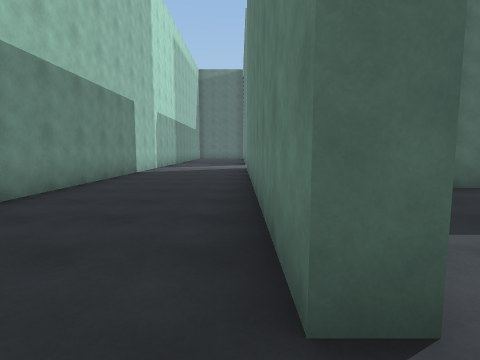
[1] (above)

23 first-person views from a walk through a Unity game level. The camera is 1.4 m above the floor, tilts 6° down and sees 80° across. The floor is counted in squares, 2 m on a side. Each view is taken from the middle of a square. On the plan, view 1 faces up. The plan holds only what a view shows up to about 10 squares ahead; the rest is blank. The place goes on beyond the plan. The player is left out. Surface patterns are stand-ins for the level's own textures.

[2]
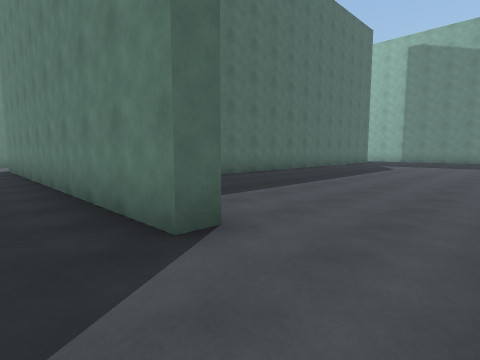

[3]
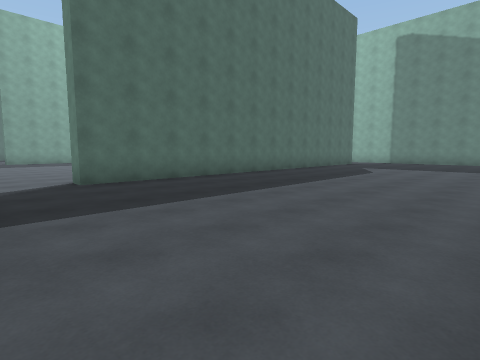

[4]
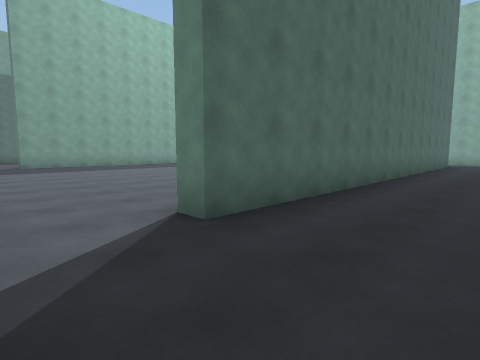

[5]
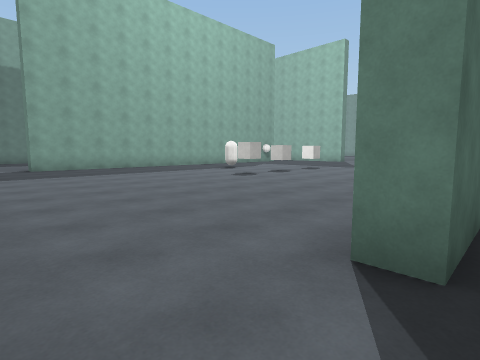

[6]
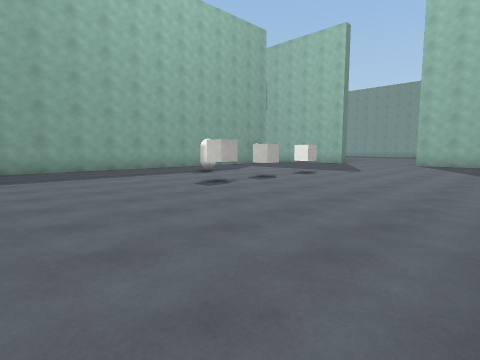

[7]
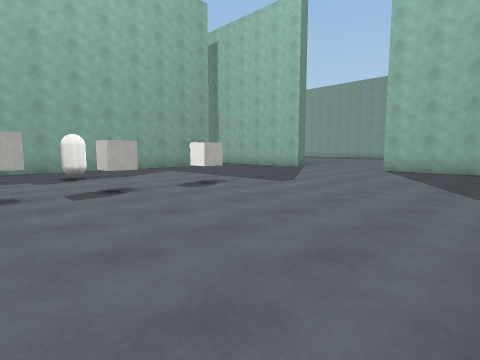

[8]
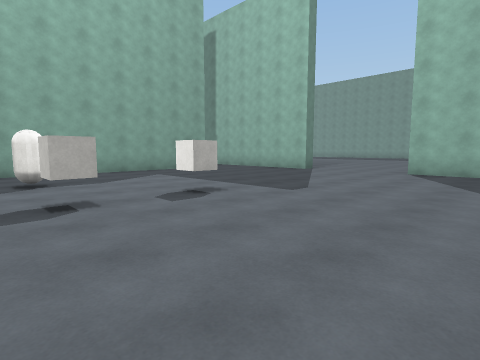

[9]
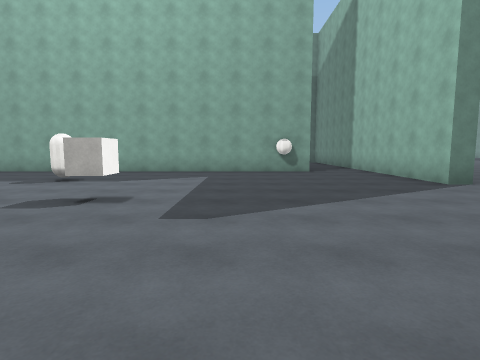

[10]
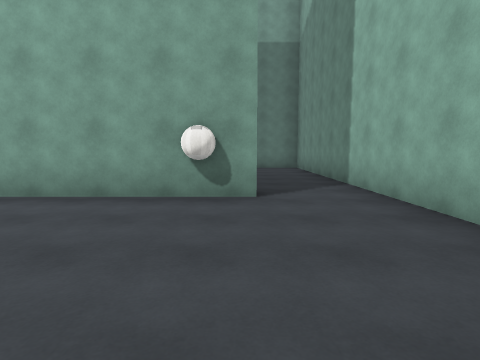

[11]
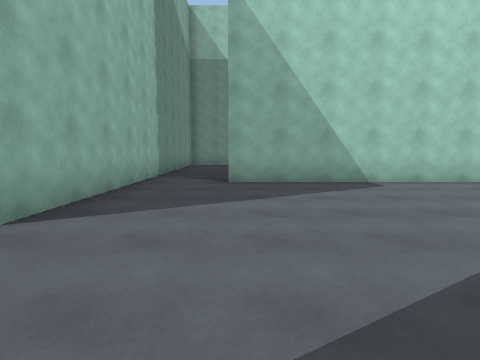

[12]
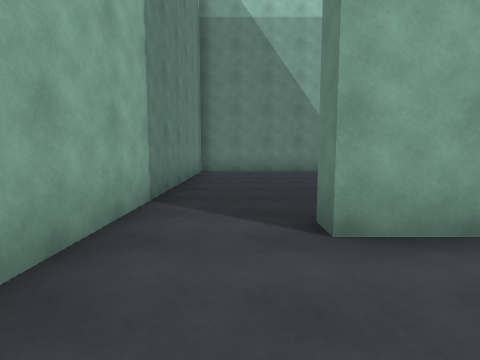

[13]
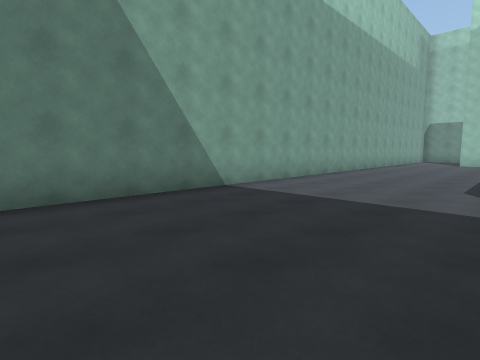

[14]
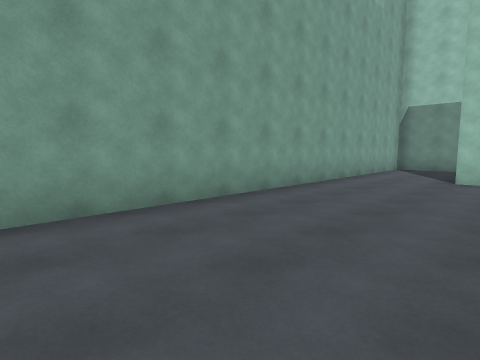

[15]
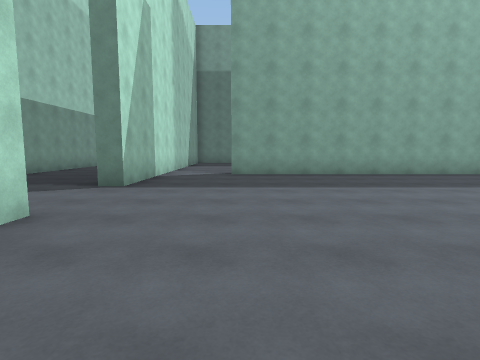

[16]
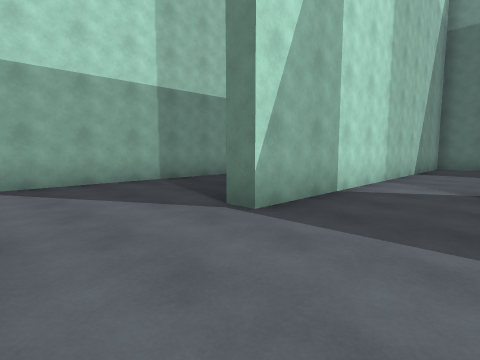

[17]
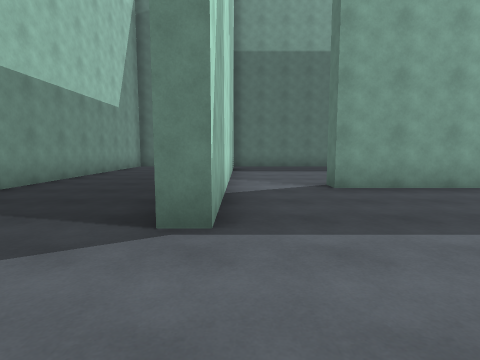

[18]
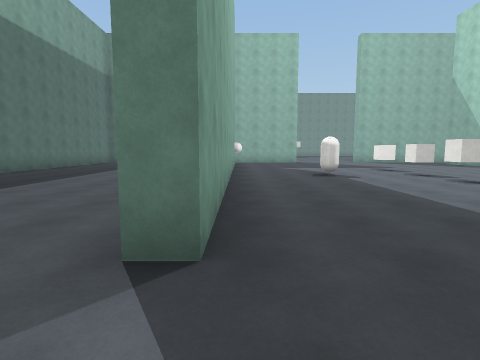

[19]
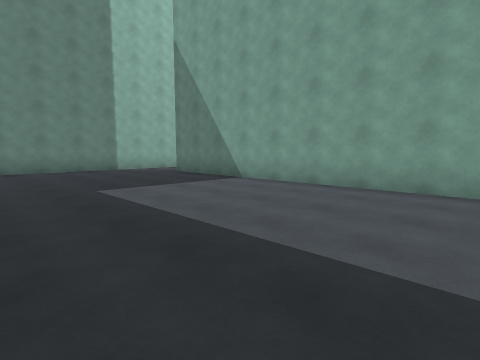

[20]
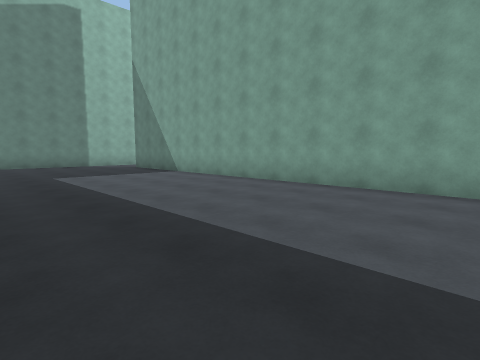

[21]
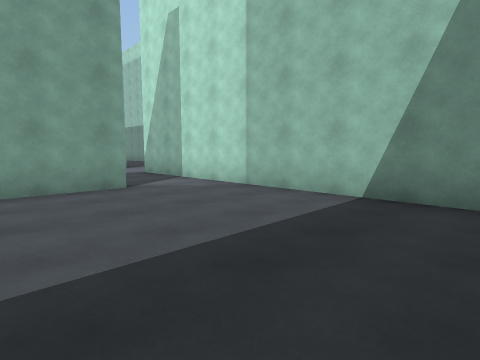

[22]
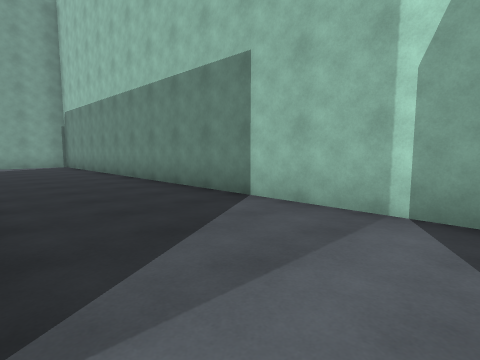

[23]
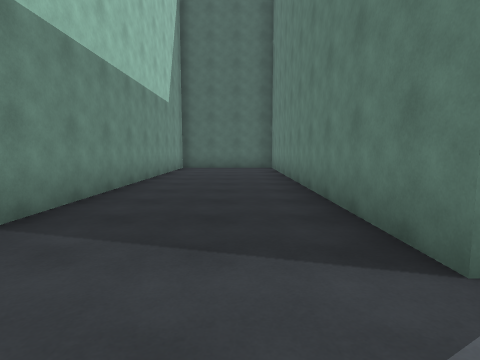

### Floor plan
Points are (right, up) in squares from view 1. A wall is a line through its corners. A room is listed if a view was taken in it or the views show most of it. See-through windows are left out.
Room 1 (views 1, 3, 4, 5, 13, 14)
walls: (13, 5.2) (2.8, 5.2); (0.9, 1) (0.3, 1); (-0.5, -1.2) (17.2, -1.2) (17.2, 5.5)
ways out: opening at (0, -0.5) to room 2; opening at (1.5, 5) to room 2; opening at (16, 5) to room 2
Room 2 (views 2, 6, 7, 8, 9, 10, 11, 12, 15, 16, 17, 18, 19, 20, 21, 22, 23)
walls: (9.8, 5.8) (15.2, 5.8) (15.2, 5.2); (2.8, 5.2) (2.8, 5.8); (15.2, 16.2) (2.8, 16.2) (2.8, 16.7) (15.2, 16.7); (0.7, 22.5) (0.7, 13.5) (0.3, 13.5) (0.3, 22); (17.2, 12.8) (17.2, 22); (-3.2, 22) (-3.2, -1.2) (-0.5, -1.2); (0.3, 1) (0.3, 10.9); (17.2, 5.5) (17.2, 9.5)
ways out: opening at (0, -0.5) to room 1; opening at (1.5, 5) to room 1; opening at (16, 5) to room 1
objects: cube (7, 11); cube (9, 11); capsule (9, 13); cube (11, 11)

Positions as (right, up) in squares from view 1, and headings:
1: (0, 0), facing up
2: (-1, -1), facing up-right
3: (1, -1), facing up-right
4: (1, 3), facing up-right
5: (1, 5), facing up-right
6: (3, 6), facing up-right
7: (7, 6), facing up-right
8: (8, 7), facing up-right
9: (13, 7), facing up
10: (15, 12), facing up
11: (15, 12), facing down
12: (16, 8), facing down
13: (16, 3), facing down-left
14: (8, 2), facing down-left
15: (3, 8), facing up
16: (3, 11), facing up-left
17: (1, 11), facing up
18: (1, 16), facing right
19: (7, 22), facing down-right
20: (4, 22), facing down-right
21: (5, 22), facing down-left
22: (0, 12), facing down-left
23: (-1, 12), facing up
